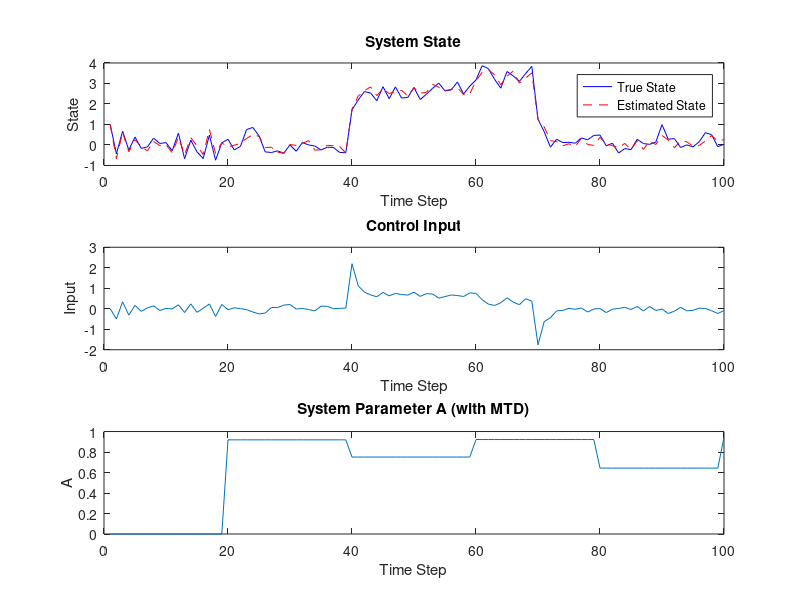

This chart was generated by the following MATLAB code:
% System parameters   all of this not only second line
A = 0.8;  % System matrix it is all bullshit
B = 1.0;  % Input matrix
C = 1.0;  % Output matrix
Q = 0.1;  % Process noise covariance
R = 0.1;  % Measurement noise covariance

% Simulation parameters
T = 100;  % Total time steps
x0 = 1.0;  % Initial state

% Moving Target Defense parameters
MTD_period = 20;  % Change system every 20 steps
MTD_amplitude = 0.2;  % Maximum change in A

% Attack parameters
attack_start = 40;
attack_end = 70;
attack_magnitude = 2.0;

% Controller and estimator gains
K = 0.5;  % State feedback gain
L = 0.6;  % Estimator gain

% Initialize arrays
x = zeros(1, T);
x_est = zeros(1, T);
y = zeros(1, T);
u = zeros(1, T);
A_t = zeros(1, T);

x(1) = x0;
x_est(1) = x0;

% Simulation loop
for t = 2:T
    % Moving Target Defense
    if mod(t, MTD_period) == 0
        A_t(t) = A + (2*rand - 1) * MTD_amplitude;
    else
        A_t(t) = A_t(t-1);
    end
    
    % Control input
    u(t) = -K * x_est(t-1);
    
    % FDI Attack
    if t >= attack_start && t < attack_end
        u(t) = u(t) + attack_magnitude;
    end
    
    % System update
    x(t) = A_t(t) * x(t-1) + B * u(t) + sqrt(Q) * randn;
    
    % Measurement
    y(t) = C * x(t) + sqrt(R) * randn;
    
    % State estimation
    x_est(t) = A_t(t) * x_est(t-1) + B * u(t) + L * (y(t) - C * (A_t(t) * x_est(t-1) + B * u(t)));
end

% Plotting results
figure;

subplot(3,1,1);
plot(1:T, x, 'b', 1:T, x_est, 'r--');
legend('True State', 'Estimated State');
title('System State');
xlabel('Time Step');
ylabel('State');

subplot(3,1,2);
plot(1:T, u);
title('Control Input');
xlabel('Time Step');
ylabel('Input');

subplot(3,1,3);
plot(1:T, A_t);
title('System Parameter A (with MTD)');
xlabel('Time Step');
ylabel('A');

% Adjust the layout
set(gcf, 'Position', [100, 100, 800, 600]);